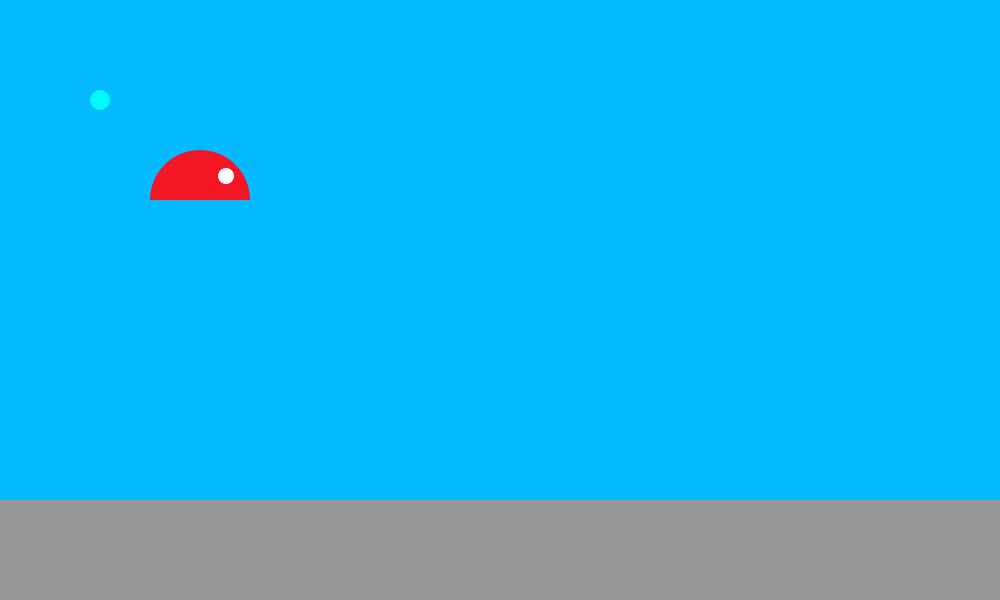
Frame 1 (no input)
Frame 60 (the mouse pressed at the canvas centre just before this capture): identical to frame 1, image omitted
Frame 120 (the mouse held since frame 60 and released just before this capture): identical to frame 1, image omitted

The Processing sketch that drew this single still picture (run headless with seeded random() and noise(); from frame 60 on, the mouse is pressed at the canvas centre):

// Processing sketch: processing_171294
// ── processing_171294.pde

class Slime1 {
  int radius = 40;
  int x = 200;
  int y = 200;
  int xPos, yPos;
 
  void update() {
    if (YIncrease == true && y < height - radius/2) {
      y = y + 6;
    }
    if (YDecrease == true && y > radius/2) {
      y = y - 6;
    }
    if (XIncrease == true && x < width - radius/2) {
      x = x + 6;
    }
    if (XDecrease == true && x > radius/2) {
      x = x - 6;
    }
  }
  void display() {
    noStroke();
    fill(0, 250, 0);
    xPos = x;
    yPos = y;
    
      fill (245,22,37);
    arc(xPos,yPos,100,100,radians(180),radians(360));
      fill (255,255,255);
    ellipse(xPos+26,yPos-24,16,16);
    
    
  }
}
 
boolean yIncrease, yDecrease, xIncrease, xDecrease, YIncrease, YDecrease, XIncrease, XDecrease;
 
 
 
Slime1 b = new Slime1();
Small_Ball c = new Small_Ball();
 
 
void setup()
{
  size(1000, 600);
}
 
void draw()
{
 noStroke();
background(5,186,255);
fill(149,151,152);
rect (0,500,1000,100);
  b.update();
  b.display();
  c.update();
  c.display();
}
 
void keyPressed() {
  if (keyCode == UP) {
    yDecrease = true;
  }
  else if (keyCode == DOWN) {
    yIncrease = true;
  }
  else if (keyCode == RIGHT) {
    xIncrease = true;
  }
  else if (keyCode == LEFT) {
    xDecrease = true;
  }
  else if (key == 'w') {
    YDecrease = true;
  }
  else if (key == 's') {
    YIncrease = true;
  }
  else if (key == 'd') {
    XIncrease = true;
  }
  else if (key == 'a') {
    XDecrease = true;
  }
}
 
void keyReleased() {
  if (keyCode == UP) {
    yDecrease = false;
  }
  else if (keyCode == DOWN) {
    yIncrease = false;
  }
  else if (keyCode == RIGHT) {
    xIncrease = false;
  }
  else if (keyCode == LEFT) {
    xDecrease = false;
  }
  else if (key == 'w') {
    YDecrease = false;
  }
  else if (key == 's') {
    YIncrease = false;
  }
  else if (key == 'd') {
    XIncrease = false;
  }
  else if (key == 'a') {
    XDecrease = false;
  }
}
 
class Small_Ball {
  int radius = 20;
  int x = 100;
  int y = 100;
  int xPos, yPos;
 
  void update() {
    if (yIncrease == true && y < height - radius) {
      y = y + 8;
    }
    if (yDecrease == true && y > radius) {
      y = y - 8;
    }
    if (xIncrease == true && x < width - radius) {
      x = x + 8;
    }
    if (xDecrease == true && x > radius) {
      x = x - 8;
    }
  }
  void display() {
    noStroke();
    fill(0, 250, 250);
    xPos = x;
    yPos = y;
    ellipse(xPos, yPos, radius, radius);
  }
}
